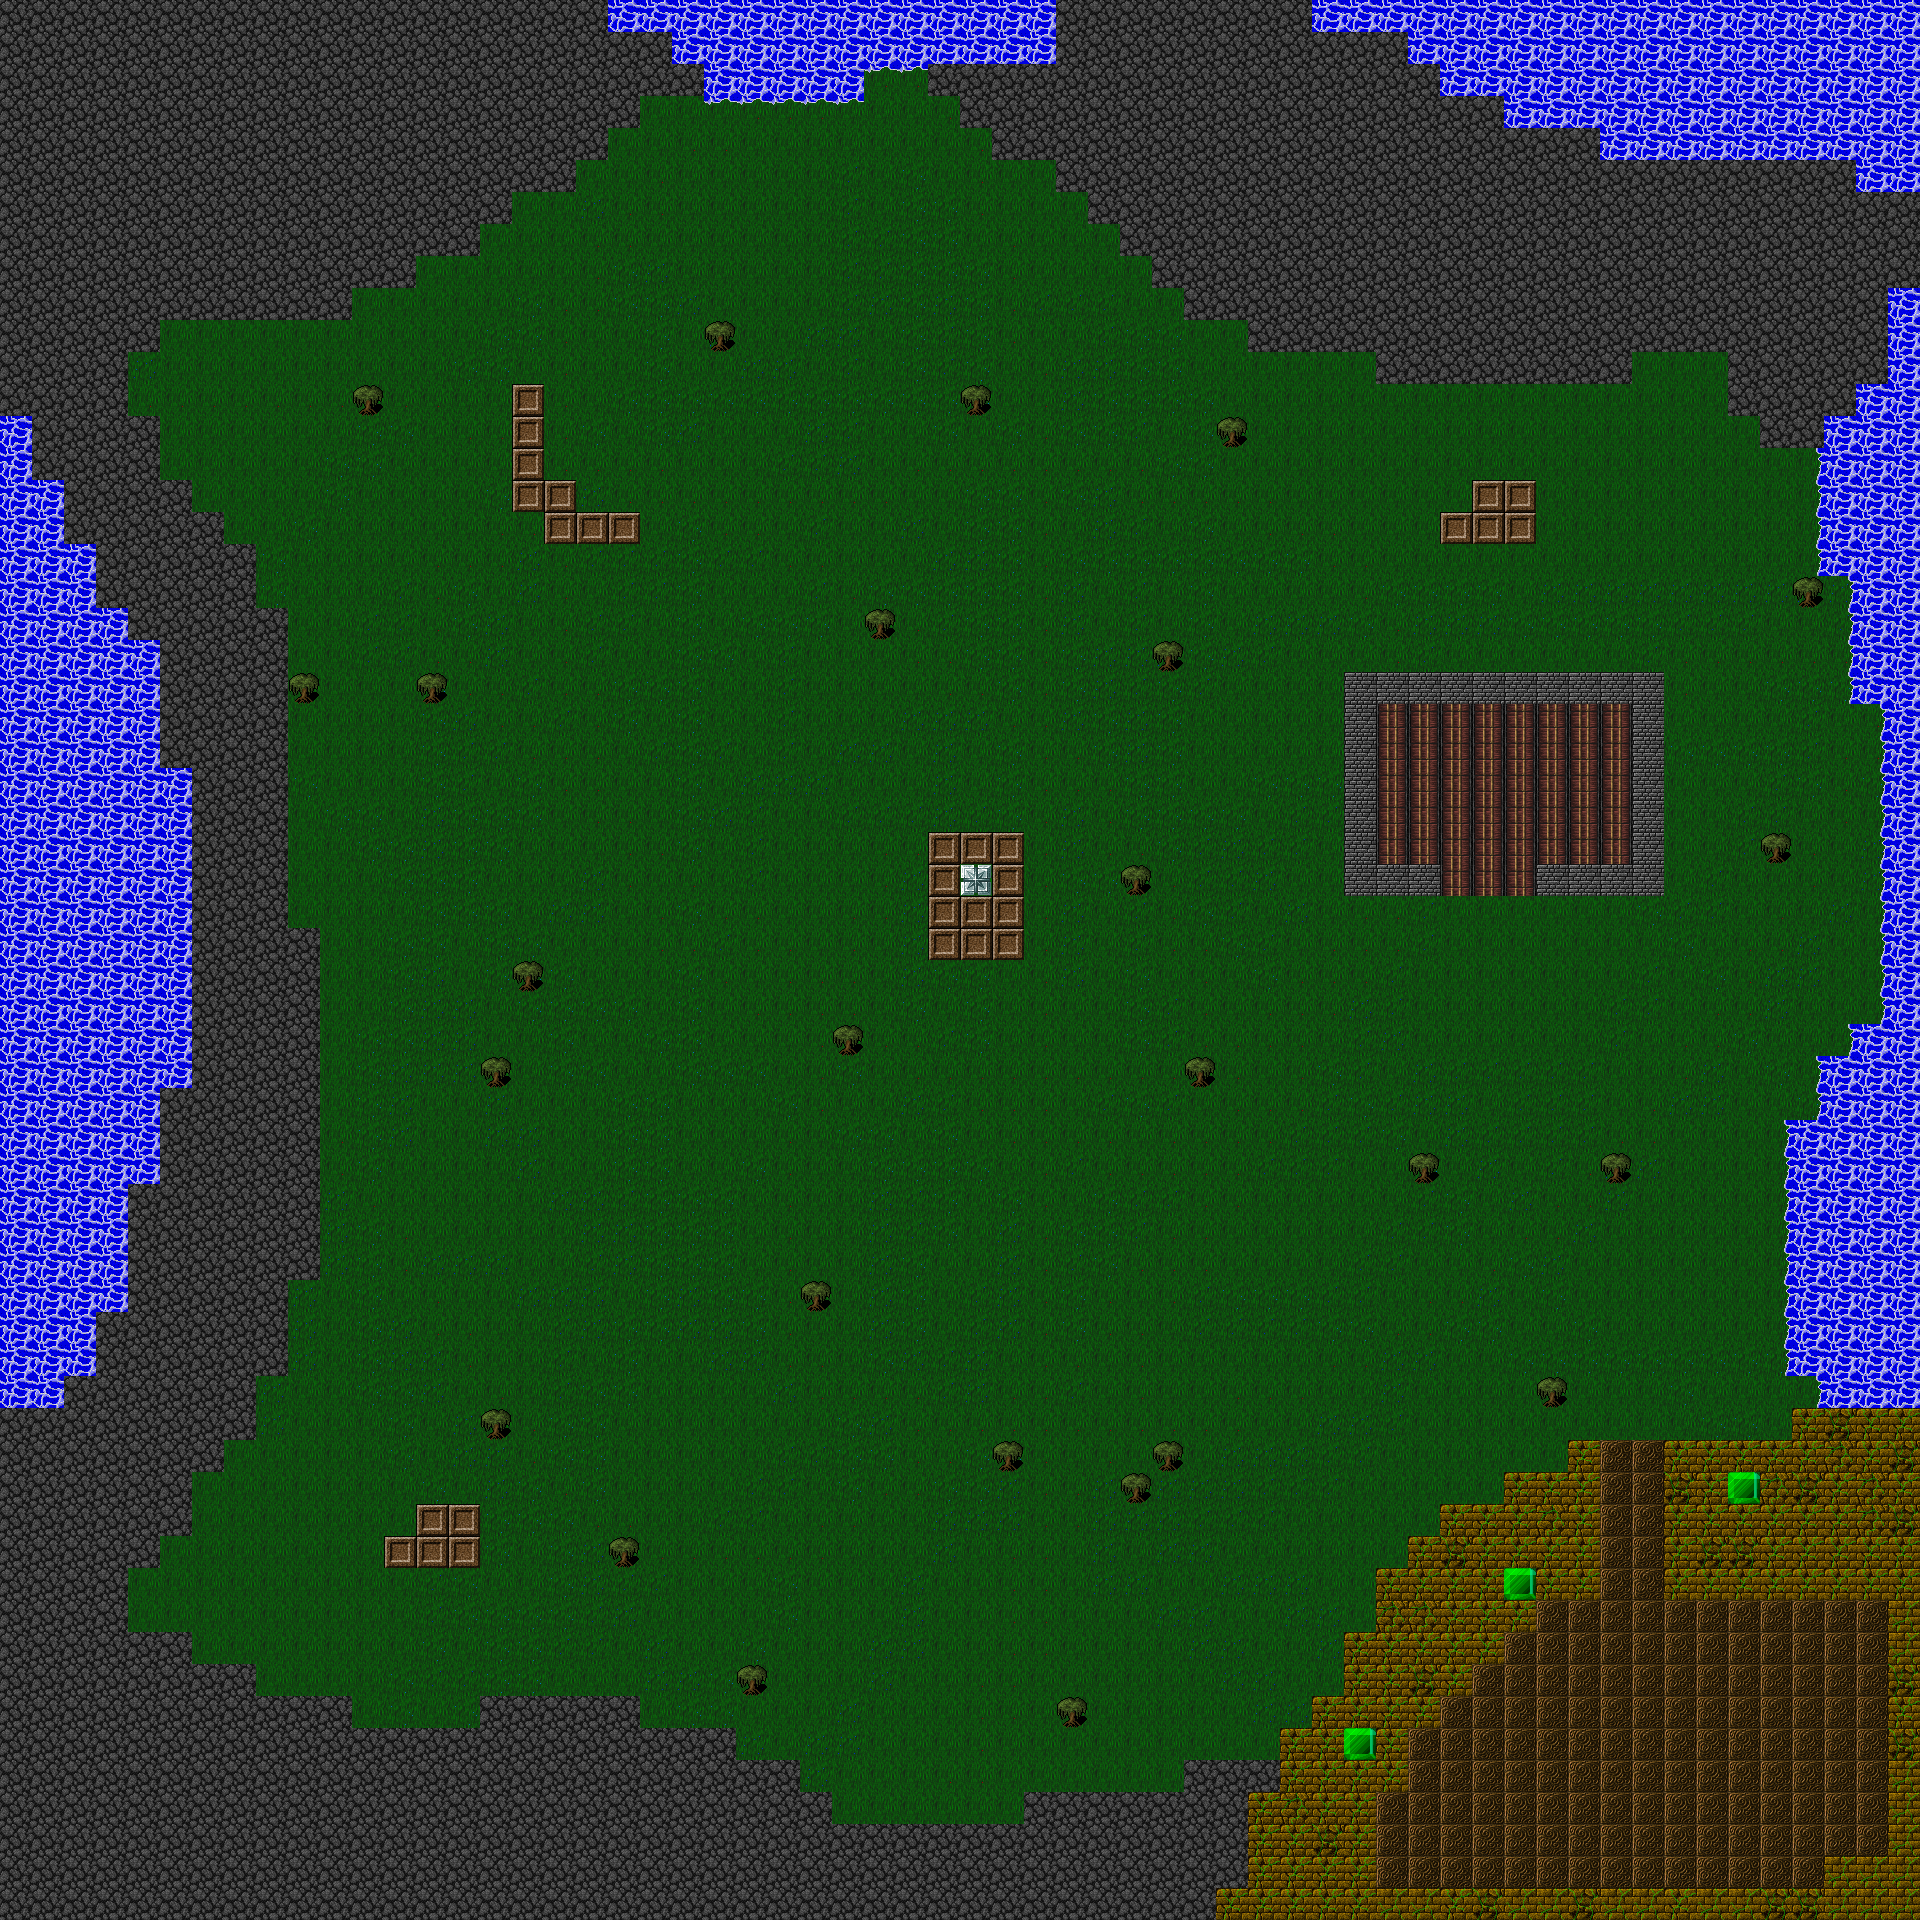

This game map was drawn from its Tiled (.tmx) file and the tilesets committed beside it. A one-line description and the trimmed map source follow:
An orthogonal 60x60 tile map with 32x32 px tiles, 3 tile layers (Background, Background 2, Collission).

<map version="1.10" tiledversion="1.10.2" orientation="orthogonal" renderorder="right-down" width="60" height="60" tilewidth="32" tileheight="32" infinite="0" nextlayerid="4" nextobjectid="1">
 <editorsettings>
  <export target="../../../../Desktop/.csv" format="csv" />
 </editorsettings>
 <tileset firstgid="1" source="Background.tsx" />
 <layer id="2" name="Background" width="60" height="60">
  <data>[3600 cells, 3600 non-empty, 8 distinct tile ids]</data>
 </layer>
 <layer id="3" name="Background 2" width="60" height="60">
  <data>[3600 cells, 40 non-empty, 2 distinct tile ids]</data>
 </layer>
 <layer id="1" name="Collission" width="60" height="60">
  <data>[3600 cells, 1370 non-empty, 11 distinct tile ids]</data>
 </layer>
</map>
